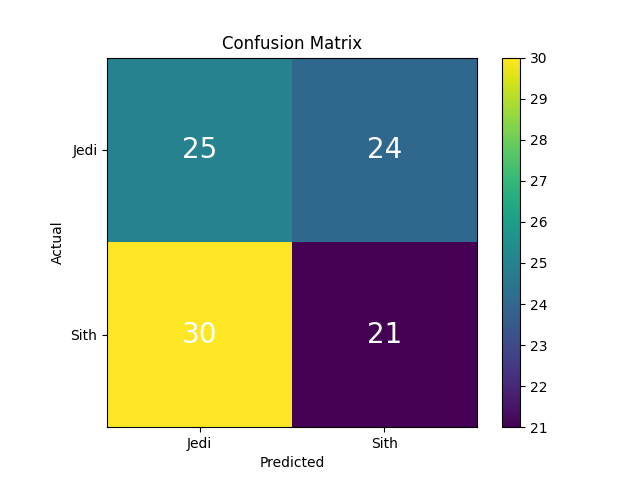

The script that saved this image:
import sys
import numpy as np
import matplotlib.pyplot as plt


def load_labels(path):
    with open(path, 'r') as f:
        return [line.strip() for line in f if line.strip()]


def compute_metrics(tp, fn, fp, tn):
    precision = tp / (tp + fp) if (tp + fp) > 0 else 0.0
    recall = tp / (tp + fn) if (tp + fn) > 0 else 0.0
    f1 = (2 * precision * recall) / (precision + recall) \
        if (precision + recall) > 0 else 0.0
    return precision, recall, f1


def main():
    if len(sys.argv) != 3:
        print("Usage: ./Confusion_Matrix.py predictions.txt truth.txt")
        sys.exit(1)

    predictions = load_labels(sys.argv[1])
    truth = load_labels(sys.argv[2])

    if len(predictions) != len(truth):
        print(f"Error: files have different lengths "
              f"({len(predictions)} vs {len(truth)})")
        sys.exit(1)

    # Count the 4 outcomes with Jedi as the positive class
    TP = FN = FP = TN = 0
    for i in range(len(predictions)):
        if truth[i] == "Jedi" and predictions[i] == "Jedi":
            TP += 1
        elif truth[i] == "Jedi" and predictions[i] == "Sith":
            FN += 1
        elif truth[i] == "Sith" and predictions[i] == "Sith":
            TN += 1
        elif truth[i] == "Sith" and predictions[i] == "Jedi":
            FP += 1

    # Metrics for Jedi
    p_jedi, r_jedi, f1_jedi = compute_metrics(TP, FN, FP, TN)
    # Metrics for Sith
    p_sith, r_sith, f1_sith = compute_metrics(TN, FP, FN, TP)

    total = TP + FN + FP + TN
    total_jedi = TP + FN
    total_sith = FP + TN
    accuracy = (TP + TN) / total if total > 0 else 0.0

    # Print the classification report
    print(
        f"{'':>8}{'precision':>10}{'recall':>10}{'f1-score':>10}{'total':>10}"
    )
    print(
        f"{'Jedi':<8}"
        f"{p_jedi:>10.2f}{r_jedi:>10.2f}{f1_jedi:>10.2f}{total_jedi:>10}"
    )
    print(
        f"{'Sith':<8}"
        f"{p_sith:>10.2f}{r_sith:>10.2f}{f1_sith:>10.2f}{total_sith:>10}"
    )
    print()
    print(f"{'accuracy':<8}{'':>10}{'':>10}{accuracy:>10.2f}{total:>10}")
    print()

    matrix = np.array([[TP, FN], [FP, TN]])
    print(matrix)

    # Display heatmap
    fig, ax = plt.subplots()
    im = ax.imshow(matrix)
    ax.set_xticks([0, 1])
    ax.set_yticks([0, 1])
    ax.set_xticklabels(['Jedi', 'Sith'])
    ax.set_yticklabels(['Jedi', 'Sith'])
    ax.set_xlabel('Predicted')
    ax.set_ylabel('Actual')
    # Write the count inside each cell
    for i in range(2):
        for j in range(2):
            ax.text(j, i, matrix[i, j], ha='center', va='center',
                    color='white', fontsize=20)
    fig.colorbar(im)
    plt.title('Confusion Matrix')
    plt.savefig("Confusion_Matrix.png")


if __name__ == "__main__":
    main()
